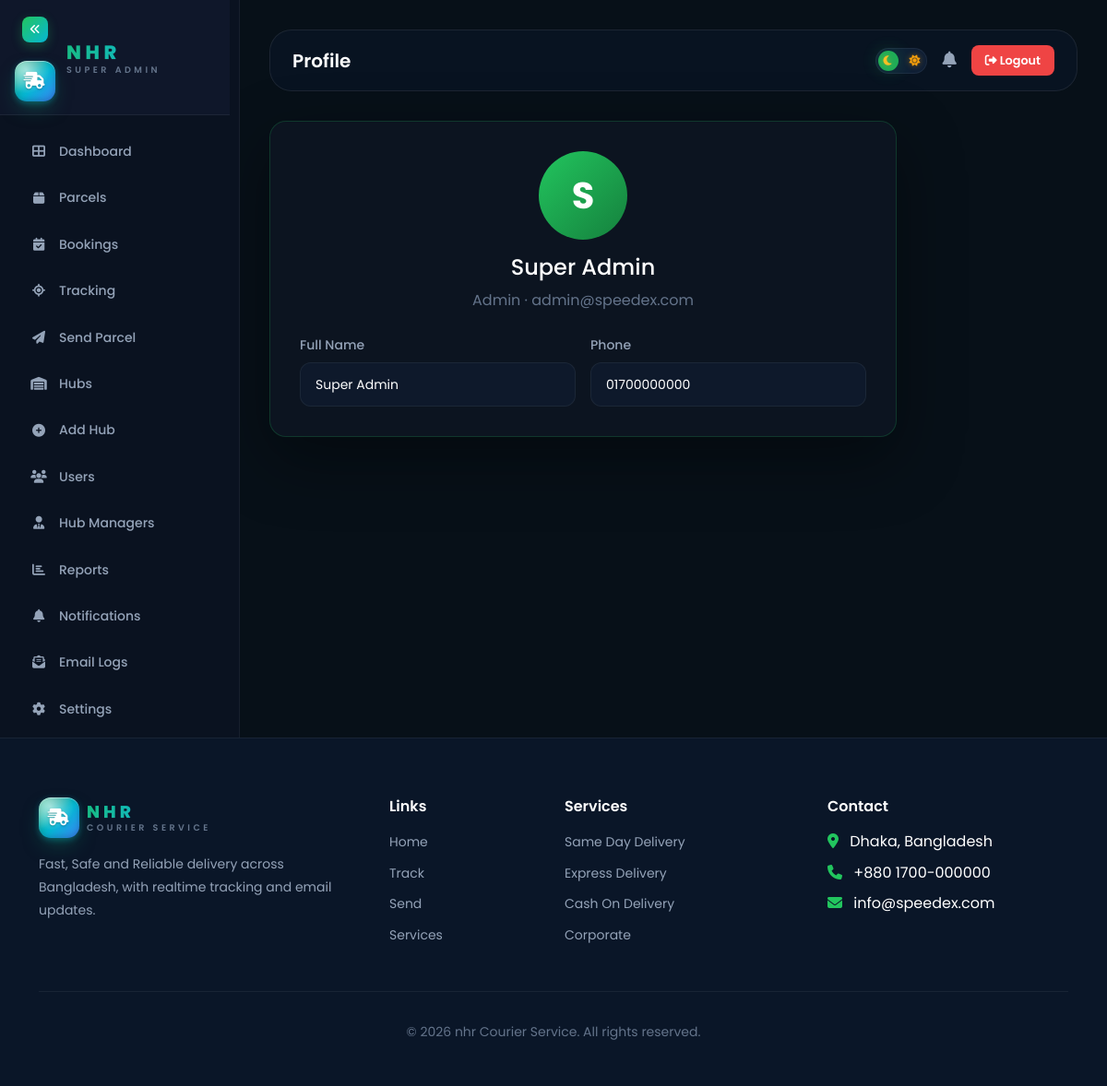
Screenshot of /admin/profile.php (signed in) with the database file from the repository.
### tables this page shows
CREATE TABLE `users` (
  `id` INT UNSIGNED AUTO_INCREMENT PRIMARY KEY,
  `full_name` VARCHAR(100) NOT NULL,
  `email` VARCHAR(255) NOT NULL UNIQUE,
  `phone` VARCHAR(20) NOT NULL,
  `password` VARCHAR(255) NOT NULL,
  `role` ENUM('admin','hub_manager') NOT NULL DEFAULT 'hub_manager',
  `hub_id` INT UNSIGNED DEFAULT NULL,
  `district` VARCHAR(100) DEFAULT NULL,
  `avatar` VARCHAR(255) DEFAULT NULL,
  `status` ENUM('active','inactive','suspended') NOT NULL DEFAULT 'active',
  `last_login` DATETIME DEFAULT NULL,
  `created_at` TIMESTAMP DEFAULT CURRENT_TIMESTAMP,
  `updated_at` TIMESTAMP DEFAULT CURRENT_TIMESTAMP ON UPDATE CURRENT_TIMESTAMP,
  INDEX `idx_users_role` (`role`),
  INDEX `idx_users_hub` (`hub_id`),
  FOREIGN KEY (`hub_id`) REFERENCES `hubs`(`id`) ON DELETE SET NULL
);

### config/database.php (called while the page is built, shortened)
<?php
function sanitize($input): string {
    return htmlspecialchars(trim((string)$input), ENT_QUOTES, 'UTF-8');
}

### admin/profile.php (the view, shortened to what this page needs)
<?php
require_once __DIR__ . '/../includes/admin_shell.php';
$db = Database::getConnection();
$me = $db->prepare("SELECT * FROM users WHERE id=?"); $me->execute([$_SESSION['user_id']]); $me=$me->fetch();
?>
<div class="glass-form" style="max-width:680px;">
  <div class="text-center mb-4">
    <div style="width:96px;height:96px;border-radius:50%;background:linear-gradient(135deg,#22c55e,#15803d);margin:0 auto;display:flex;align-items:center;justify-content:center;font-size:2.5rem;color:#fff;font-weight:700;"><?= strtoupper(substr($me['full_name'],0,1)) ?></div>
    <h4 class="mt-3"><?= sanitize($me['full_name']) ?></h4>
    <p style="color:var(--text-muted);"><?= ucfirst($me['role']) ?> · <?= sanitize($me['email']) ?></p>
  </div>
  <div class="row g-3">
    <div class="col-md-6"><label class="form-label-speedex">Full Name</label><input class="form-control-speedex" value="<?= sanitize($me['full_name']) ?>"></div>
    <div class="col-md-6"><label class="form-label-speedex">Phone</label><input class="form-control-speedex" value="<?= sanitize($me['phone']) ?>"></div>
  </div>
</div>

### assets/css/style.css (style rules this page uses)
:root { --primary: #22c55e; --primary-light: #4ade80; --primary-dark: #16a34a; --primary-glow: 0 0 20px rgba(34, 197, 94, 0.3); --primary-glow-strong: 0 0 40px rgba(34, 197, 94, 0.5); --gradient-primary: linear-gradient(135deg, #22c55e, #16a34a); --gradient-hero: linear-gradient(135deg, #071018 0%, #0a1628 50%, #071018 100%); --gradient-card: linear-gradient(135deg, rgba(34, 197, 94, 0.05), rgba(34, 197, 94, 0.02)); --gradient-neon: linear-gradient(90deg, #22c55e, #4ade80, #22c55e); --font-primary: 'Poppins', sans-serif; --font-size-xs: 0.75rem; --font-size-sm: 0.875rem; --font-size-base: 1rem; --font-size-lg: 1.125rem; --font-size-xl: 1.25rem; --font-size-2xl: 1.5rem; --font-size-3xl: 1.875rem; --font-size-4xl: 2.25rem; --font-size-5xl: 3rem; --font-size-6xl: 3.75rem; --space-1: 0.25rem; --space-2: 0.5rem; --space-3: 0.75rem; --space-4: 1rem; --space-5: 1.25rem; --space-6: 1.5rem; --space-8: 2rem; --space-10: 2.5rem; --space-12: 3rem; --space-16: 4rem; --space-20: 5rem; --radius-sm: 8px; --radius-md: 12px; --radius-lg: 16px; --radius-xl: 24px; --radius-full: 9999px; --transition-fast: 0.15s ease; --transition-base: 0.3s ease; --transition-slow: 0.5s ease; --transition-spring: 0.4s cubic-bezier(0.175, 0.885, 0.32, 1.275); --z-dropdown: 100; --z-sticky: 200; --z-modal: 300; --z-toast: 400; }
[data-theme="dark"] { --bg-primary: #071018; --bg-secondary: #0a1628; --bg-tertiary: #0f1f35; --bg-card: rgba(15, 31, 53, 0.8); --bg-card-hover: rgba(15, 31, 53, 0.95); --bg-glass: rgba(7, 16, 24, 0.7); --bg-input: rgba(15, 31, 53, 0.6); --bg-sidebar: #0a1220; --text-primary: #ffffff; --text-secondary: #94a3b8; --text-muted: #64748b; --text-inverse: #071018; --border-color: rgba(34, 197, 94, 0.15); --border-subtle: rgba(255, 255, 255, 0.06); --border-hover: rgba(34, 197, 94, 0.4); --shadow-sm: 0 2px 8px rgba(0, 0, 0, 0.3); --shadow-md: 0 4px 16px rgba(0, 0, 0, 0.4); --shadow-lg: 0 8px 32px rgba(0, 0, 0, 0.5); --shadow-card: 0 4px 24px rgba(0, 0, 0, 0.3); --glass-bg: rgba(10, 22, 40, 0.6); --glass-border: rgba(255, 255, 255, 0.08); --glass-blur: blur(20px); }
*, *::before, *::after { margin: 0; padding: 0; box-sizing: border-box; }
html { scroll-behavior: smooth; -webkit-font-smoothing: antialiased; -moz-osx-font-smoothing: grayscale; }
body { font-family: var(--font-primary); background-color: var(--bg-primary); color: var(--text-primary); line-height: 1.6; overflow-x: hidden; transition: background-color var(--transition-base), color var(--transition-base); }
.form-control-speedex { background: var(--bg-input); border: 1px solid var(--border-subtle); border-radius: var(--radius-md); padding: var(--space-3) var(--space-4); color: var(--text-primary); font-size: var(--font-size-sm); font-family: var(--font-primary); transition: all var(--transition-fast); width: 100%; }
.form-control-speedex::placeholder { color: var(--text-muted); }
.form-label-speedex { font-size: var(--font-size-sm); font-weight: 500; color: var(--text-secondary); margin-bottom: var(--space-2); display: block; }

### assets/css/extras.css (style rules this page uses)
.glass-form { background:rgba(17,24,39,.6);backdrop-filter:blur(18px);border:1px solid rgba(34,197,94,.2);border-radius:18px;padding:32px;box-shadow:0 25px 70px rgba(0,0,0,.4); }
.form-control-speedex { box-sizing: border-box; }
.form-control-speedex, input.form-control-speedex, select.form-control-speedex, textarea.form-control-speedex { color: var(--text-primary) !important; background-color: var(--bg-input) !important; border-color: var(--border-subtle); -webkit-text-fill-color: var(--text-primary); caret-color: var(--text-primary); }
.form-control-speedex::placeholder { color: var(--text-muted) !important; opacity: 1; }

### rows the page displays
users: full_name "S", full_name "Super Admin", role "Admin", email "admin@speedex.com", phone "01700000000"

### other values shown
$title "Profile"
